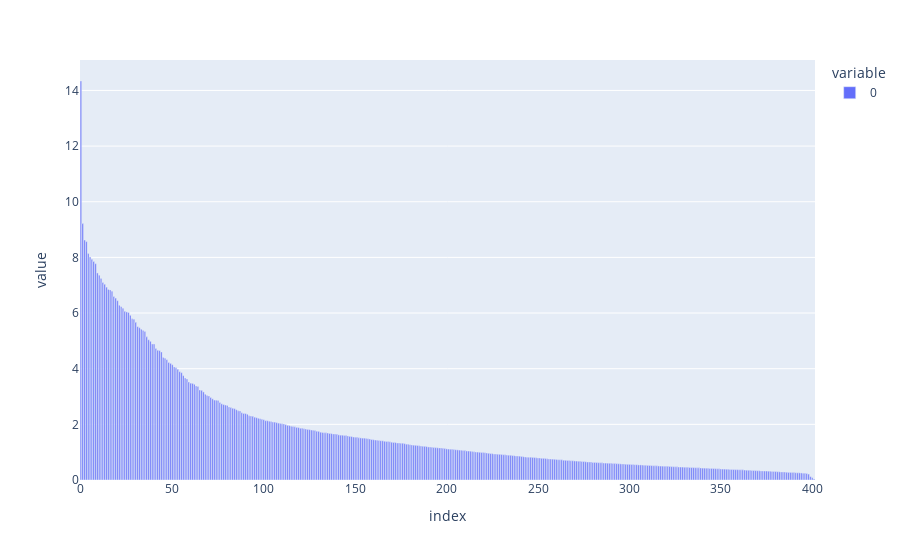

Notebook code for this chart:
### Code cell
linear = model.module.blocks[0].ffwd.net[0]
weights = linear.weight.detach().numpy()
fig = px.bar(np.linalg.svd(weights).S)
fig.show()

### Figure 1 — Plotly figure (JSON) as saved in the notebook; plotly's stock layout.template omitted (floating-point values rounded to 4 significant figures; data arrays with more than 128 entries replaced by an {"elided": "..."} marker saying what was removed)
{"data": [{"alignmentgroup": "True", "hovertemplate": "variable=0<br>index=%{x}<br>value=%{y}<extra></extra>", "legendgroup": "0", "marker": {"color": "#636efa", "pattern": {"shape": ""}}, "name": "0", "offsetgroup": "0", "orientation": "v", "showlegend": true, "textposition": "auto", "type": "bar", "x": {"elided": "402 int values"}, "xaxis": "x", "y": {"elided": "402 float values"}, "yaxis": "y"}], "layout": {"barmode": "relative", "legend": {"title": {"text": "variable"}, "tracegroupgap": 0}, "margin": {"t": 60}, "xaxis": {"anchor": "y", "domain": [0, 1], "title": {"text": "index"}}, "yaxis": {"anchor": "x", "domain": [0, 1], "title": {"text": "value"}}}}
